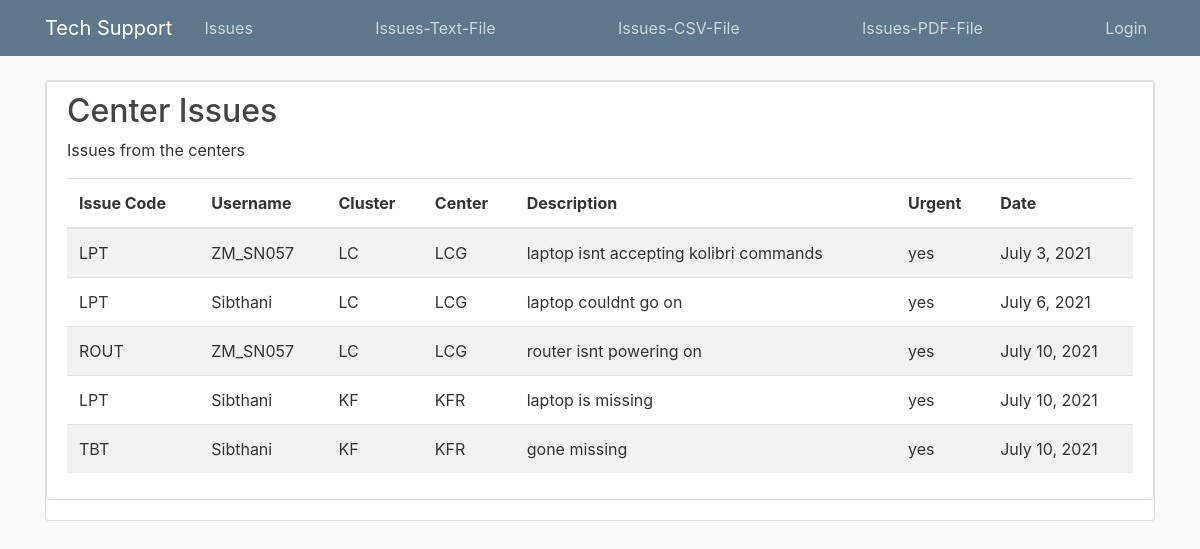
The app's page /issue-report/, older data.
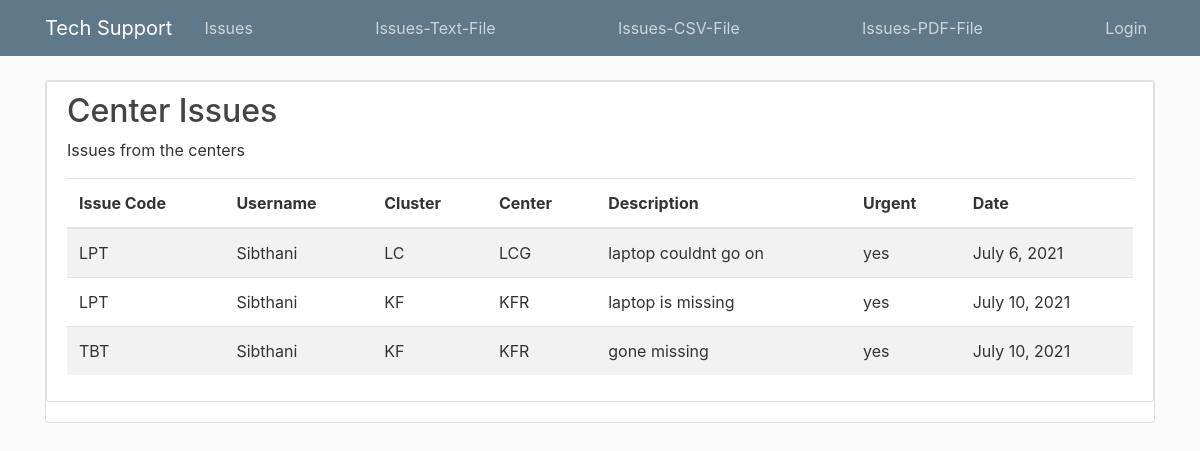
The same page, newer data.
### supportapp/models.py (models this page shows, shortened)
class Issue(models.Model):
    issue_id = models.UUIDField(primary_key=True, default=uuid.uuid4, editable=False)
    issue_code = models.ForeignKey("Issue_Catgry", on_delete=models.CASCADE)
    username = models.ForeignKey("CoachUser", on_delete=models.CASCADE)
    cluster_code = models.ForeignKey("Cluster", on_delete=models.CASCADE, null=True)
    center_code = models.ForeignKey("Center", on_delete=models.CASCADE, null=True)
    issue_description = models.TextField(max_length=150)
    urgent = models.CharField(max_length=10)
    issue_date = models.DateField(auto_now_add=True)

class Issue_Catgry(models.Model):
    issue_code = models.CharField(max_length=30, primary_key=True)
    description = models.CharField(max_length=150)
    def __str__(self):
        return f"{self.issue_code}"

class CoachUser(AbstractBaseUser, PermissionsMixin):
    username = models.CharField(max_length=12, primary_key=True)
    email = models.EmailField(_('email address'), unique=True)
    is_staff = models.BooleanField(default=False)
    is_active = models.BooleanField(default=True)
    date_joined = models.DateTimeField(auto_now_add=True)
    staff_code = models.ForeignKey("Staff", on_delete=models.CASCADE,null=True)
    first_name = models.CharField(max_length=50,null=True)
    last_name = models.CharField(max_length=50,null=True)
    gender = models.CharField(max_length=6,null=True)
    cluster_code = models.ForeignKey("Cluster", on_delete=models.CASCADE, null=True)
    center_code = models.ForeignKey("Center", on_delete=models.CASCADE, null=True)
    address = models.CharField(max_length=254)
    phone_number = models.IntegerField(null=True)
    registration_date = models.DateField(auto_now_add=True)
    USERNAME_FIELD = 'username'
    REQUIRED_FIELDS = []
    objects = CustomUserManager()
    def __str__(self):
        return f"{self.username}"

class Cluster(models.Model):
    cluster_code = models.CharField(max_length = 3, primary_key=True)
    cluster_name = models.CharField(max_length=50)
    province = models.CharField(max_length=50)
    def __str__(self):
        return f"{self.cluster_code}"

class Center(models.Model):
    cluster_code = models.ForeignKey("Cluster", on_delete=models.CASCADE)
    center_code = models.CharField(max_length=3, primary_key=True)
    center_name = models.CharField(max_length=50)
    center_address = models.CharField(max_length=50)
    def __str__(self):
        return f"{self.center_code}"

### supportapp/views.py (the view)
# urls.py: path('issue-report/',views.issuesrpt, name='issue-report'),
def issuesrpt(request):
    context = {
        'centr_issue': Issue.objects.all(),
    }
    return render(request,'supportapp/issue-report.html', context)

### supportapp/templates/supportapp/issue-report.html
{% extends "supportapp/base.html" %}
    {% load crispy_forms_tags  %}
      {% block content %}
      <div class="content-section">
<h2> Center Issues</h2>
  <p>Issues from the centers</p>
  <table class="table table-striped">
    <thead>
      <tr>
        <th>Issue Code</th>
        <th>Username</th>
        <th>Cluster</th>
        <th>Center</th>
        <th>Description</th>
        <th>Urgent</th>
        <th>Date</th>
      </tr>
    </thead>
    <tbody>
    {% for isue in centr_issue %}
      <tr>
            <td>{{ isue.issue_code }}</td>
            <td>{{ isue.username }}</td>
            <td>{{ isue.cluster_code }}</td>
            <td>{{ isue.center_code }}</td>
            <td>{{ isue.issue_description }}</td>
            <td>{{ isue.urgent }}</td>
            <td>{{ isue.issue_date }}</td>
      </tr>
     {% endfor %}
    </tbody>
  </table>
   </div>
    {% endblock content %}

Row changes from the older to the newer data that the page shows:
removed Issue: issue_code "LPT", username "ZM_SN057", cluster_code "LC", center_code "LCG", issue_description "laptop isnt accepting kolibri commands", urgent "yes", issue_date "July 3, 2021"
removed Issue: issue_code "ROUT", username "ZM_SN057", cluster_code "LC", center_code "LCG", issue_description "router isnt powering on", urgent "yes", issue_date "July 10, 2021"
